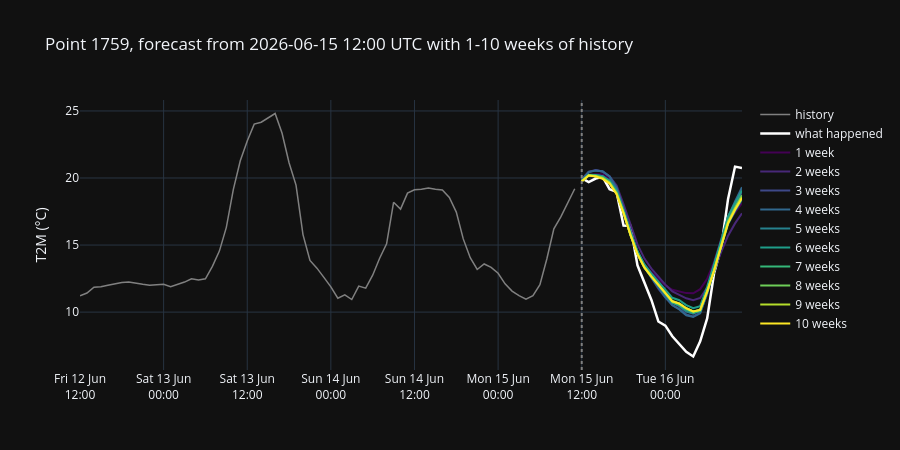

Notebook code for this chart:
### Markdown cell above
### One typical case

The case with the median error at 4 weeks (typical, not hand-picked): the last 3 days of history, what happened
(white), and the 10 forecasts (dark = 1 week of history ... yellow = 10 weeks). Click legend entries to hide lines.

### Code cell
k = int(np.argsort(err[4].mean(axis=1))[len(cases) // 2])
p, s, o = cases.loc[k, ["point_id", "start", "o"]]
hist_t, fut_t = times[o - 72 : o], times[o : o + H]
fig = go.Figure()
fig.add_trace(go.Scatter(x=hist_t, y=Y[o - 72 : o, col[p]], name="history", line={"color": "grey", "width": 1.5}))
fig.add_trace(go.Scatter(x=fut_t, y=truth[k], name="what happened", line={"color": "white", "width": 2.5}))
for w, c in zip(WEEKS, COLORS):
    fig.add_trace(go.Scatter(x=fut_t, y=fc[w][k, 4], name=f"{w} week{'s' if w > 1 else ''}", line={"color": c, "width": 2},
                             hovertemplate="%{x|%d %b %H:%M}: %{y:.1f} °C<extra>" + f"{w} weeks" + "</extra>"))
fig.add_vline(x=fut_t[0], line={"color": "grey", "dash": "dot"})
fig.update_layout(height=450, template="plotly_dark",
                  title=f"Point {p}, forecast from {s:%Y-%m-%d %H:%M} UTC with 1-10 weeks of history",
                  xaxis={"title": None, "tickformat": "%a %d %b\n%H:%M"}, yaxis={"title": "T2M (°C)"})
fig.write_html(FIG / "exp2_example_case.html", include_plotlyjs="cdn")
fig.show()
